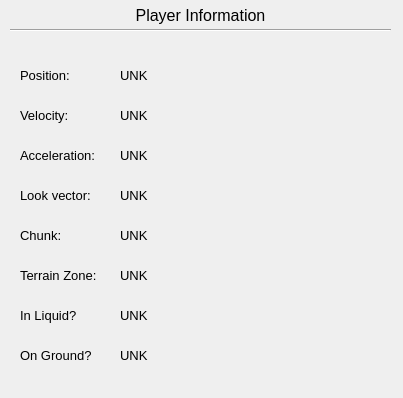
<?xml version="1.0" encoding="UTF-8"?>
<ui version="4.0">
 <class>PlayerInfo</class>
 <widget class="QWidget" name="PlayerInfo">
  <property name="geometry">
   <rect>
    <x>0</x>
    <y>0</y>
    <width>403</width>
    <height>398</height>
   </rect>
  </property>
  <property name="windowTitle">
   <string>Form</string>
  </property>
  <widget class="Line" name="line">
   <property name="geometry">
    <rect>
     <x>10</x>
     <y>20</y>
     <width>381</width>
     <height>20</height>
    </rect>
   </property>
   <property name="orientation">
    <enum>Qt::Horizontal</enum>
   </property>
  </widget>
  <widget class="QLabel" name="label">
   <property name="geometry">
    <rect>
     <x>10</x>
     <y>0</y>
     <width>381</width>
     <height>31</height>
    </rect>
   </property>
   <property name="font">
    <font>
     <pointsize>12</pointsize>
    </font>
   </property>
   <property name="text">
    <string>Player Information</string>
   </property>
   <property name="alignment">
    <set>Qt::AlignCenter</set>
   </property>
  </widget>
  <widget class="QLabel" name="label_2">
   <property name="geometry">
    <rect>
     <x>20</x>
     <y>60</y>
     <width>71</width>
     <height>31</height>
    </rect>
   </property>
   <property name="font">
    <font>
     <pointsize>10</pointsize>
    </font>
   </property>
   <property name="text">
    <string>Position:</string>
   </property>
  </widget>
  <widget class="QLabel" name="posLabel">
   <property name="geometry">
    <rect>
     <x>120</x>
     <y>60</y>
     <width>271</width>
     <height>31</height>
    </rect>
   </property>
   <property name="font">
    <font>
     <pointsize>10</pointsize>
    </font>
   </property>
   <property name="text">
    <string>UNK</string>
   </property>
  </widget>
  <widget class="QLabel" name="label_4">
   <property name="geometry">
    <rect>
     <x>20</x>
     <y>100</y>
     <width>71</width>
     <height>31</height>
    </rect>
   </property>
   <property name="font">
    <font>
     <pointsize>10</pointsize>
    </font>
   </property>
   <property name="text">
    <string>Velocity:</string>
   </property>
  </widget>
  <widget class="QLabel" name="velLabel">
   <property name="geometry">
    <rect>
     <x>120</x>
     <y>100</y>
     <width>271</width>
     <height>31</height>
    </rect>
   </property>
   <property name="font">
    <font>
     <pointsize>10</pointsize>
    </font>
   </property>
   <property name="text">
    <string>UNK</string>
   </property>
  </widget>
  <widget class="QLabel" name="label_6">
   <property name="geometry">
    <rect>
     <x>20</x>
     <y>140</y>
     <width>81</width>
     <height>31</height>
    </rect>
   </property>
   <property name="font">
    <font>
     <pointsize>10</pointsize>
    </font>
   </property>
   <property name="text">
    <string>Acceleration:</string>
   </property>
  </widget>
  <widget class="QLabel" name="accLabel">
   <property name="geometry">
    <rect>
     <x>120</x>
     <y>140</y>
     <width>271</width>
     <height>31</height>
    </rect>
   </property>
   <property name="font">
    <font>
     <pointsize>10</pointsize>
    </font>
   </property>
   <property name="text">
    <string>UNK</string>
   </property>
  </widget>
  <widget class="QLabel" name="lookLabel">
   <property name="geometry">
    <rect>
     <x>120</x>
     <y>180</y>
     <width>271</width>
     <height>31</height>
    </rect>
   </property>
   <property name="font">
    <font>
     <pointsize>10</pointsize>
    </font>
   </property>
   <property name="text">
    <string>UNK</string>
   </property>
  </widget>
  <widget class="QLabel" name="label_9">
   <property name="geometry">
    <rect>
     <x>20</x>
     <y>180</y>
     <width>81</width>
     <height>31</height>
    </rect>
   </property>
   <property name="font">
    <font>
     <pointsize>10</pointsize>
    </font>
   </property>
   <property name="text">
    <string>Look vector:</string>
   </property>
  </widget>
  <widget class="QLabel" name="label_10">
   <property name="geometry">
    <rect>
     <x>20</x>
     <y>220</y>
     <width>81</width>
     <height>31</height>
    </rect>
   </property>
   <property name="font">
    <font>
     <pointsize>10</pointsize>
    </font>
   </property>
   <property name="text">
    <string>Chunk:</string>
   </property>
  </widget>
  <widget class="QLabel" name="chunkLabel">
   <property name="geometry">
    <rect>
     <x>120</x>
     <y>220</y>
     <width>271</width>
     <height>31</height>
    </rect>
   </property>
   <property name="font">
    <font>
     <pointsize>10</pointsize>
    </font>
   </property>
   <property name="text">
    <string>UNK</string>
   </property>
  </widget>
  <widget class="QLabel" name="label_11">
   <property name="geometry">
    <rect>
     <x>20</x>
     <y>260</y>
     <width>91</width>
     <height>31</height>
    </rect>
   </property>
   <property name="font">
    <font>
     <pointsize>10</pointsize>
    </font>
   </property>
   <property name="text">
    <string>Terrain Zone:</string>
   </property>
  </widget>
  <widget class="QLabel" name="zoneLabel">
   <property name="geometry">
    <rect>
     <x>120</x>
     <y>260</y>
     <width>271</width>
     <height>31</height>
    </rect>
   </property>
   <property name="font">
    <font>
     <pointsize>10</pointsize>
    </font>
   </property>
   <property name="text">
    <string>UNK</string>
   </property>
  </widget>
  <widget class="QLabel" name="label_3">
   <property name="geometry">
    <rect>
     <x>20</x>
     <y>300</y>
     <width>71</width>
     <height>31</height>
    </rect>
   </property>
   <property name="font">
    <font>
     <pointsize>10</pointsize>
    </font>
   </property>
   <property name="text">
    <string>In Liquid?</string>
   </property>
  </widget>
  <widget class="QLabel" name="liquidLabel">
   <property name="geometry">
    <rect>
     <x>120</x>
     <y>300</y>
     <width>271</width>
     <height>31</height>
    </rect>
   </property>
   <property name="font">
    <font>
     <pointsize>10</pointsize>
    </font>
   </property>
   <property name="text">
    <string>UNK</string>
   </property>
  </widget>
  <widget class="QLabel" name="label_5">
   <property name="geometry">
    <rect>
     <x>20</x>
     <y>340</y>
     <width>71</width>
     <height>31</height>
    </rect>
   </property>
   <property name="font">
    <font>
     <pointsize>10</pointsize>
    </font>
   </property>
   <property name="text">
    <string>On Ground?</string>
   </property>
  </widget>
  <widget class="QLabel" name="groundLabel">
   <property name="geometry">
    <rect>
     <x>120</x>
     <y>340</y>
     <width>271</width>
     <height>31</height>
    </rect>
   </property>
   <property name="font">
    <font>
     <pointsize>10</pointsize>
    </font>
   </property>
   <property name="text">
    <string>UNK</string>
   </property>
  </widget>
 </widget>
 <resources/>
 <connections/>
</ui>
